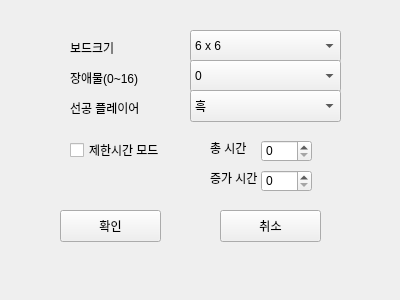
<?xml version="1.0" encoding="UTF-8"?>
<ui version="4.0">
 <class>setting</class>
 <widget class="QWidget" name="setting">
  <property name="geometry">
   <rect>
    <x>0</x>
    <y>0</y>
    <width>400</width>
    <height>300</height>
   </rect>
  </property>
  <property name="windowTitle">
   <string>Form</string>
  </property>
  <widget class="QPushButton" name="btn_Start">
   <property name="geometry">
    <rect>
     <x>60</x>
     <y>210</y>
     <width>101</width>
     <height>32</height>
    </rect>
   </property>
   <property name="text">
    <string>확인</string>
   </property>
  </widget>
  <widget class="QPushButton" name="pushButton_2">
   <property name="geometry">
    <rect>
     <x>220</x>
     <y>210</y>
     <width>101</width>
     <height>32</height>
    </rect>
   </property>
   <property name="text">
    <string>취소</string>
   </property>
  </widget>
  <widget class="QLabel" name="label">
   <property name="geometry">
    <rect>
     <x>70</x>
     <y>40</y>
     <width>58</width>
     <height>16</height>
    </rect>
   </property>
   <property name="text">
    <string>보드크기</string>
   </property>
  </widget>
  <widget class="QComboBox" name="comboBox">
   <property name="geometry">
    <rect>
     <x>190</x>
     <y>30</y>
     <width>151</width>
     <height>32</height>
    </rect>
   </property>
   <item>
    <property name="text">
     <string>6 x 6</string>
    </property>
   </item>
   <item>
    <property name="text">
     <string>8 x 8</string>
    </property>
   </item>
   <item>
    <property name="text">
     <string>10 x 10</string>
    </property>
   </item>
   <item>
    <property name="text">
     <string>12 x 12</string>
    </property>
   </item>
  </widget>
  <widget class="QLabel" name="label_2">
   <property name="geometry">
    <rect>
     <x>70</x>
     <y>70</y>
     <width>81</width>
     <height>16</height>
    </rect>
   </property>
   <property name="text">
    <string>장애물(0~16)</string>
   </property>
  </widget>
  <widget class="QComboBox" name="obstacleCount">
   <property name="geometry">
    <rect>
     <x>190</x>
     <y>60</y>
     <width>151</width>
     <height>32</height>
    </rect>
   </property>
   <item>
    <property name="text">
     <string>0</string>
    </property>
   </item>
   <item>
    <property name="text">
     <string>2</string>
    </property>
   </item>
   <item>
    <property name="text">
     <string>4</string>
    </property>
   </item>
   <item>
    <property name="text">
     <string>6</string>
    </property>
   </item>
   <item>
    <property name="text">
     <string>8</string>
    </property>
   </item>
   <item>
    <property name="text">
     <string>10</string>
    </property>
   </item>
   <item>
    <property name="text">
     <string>12</string>
    </property>
   </item>
   <item>
    <property name="text">
     <string>14</string>
    </property>
   </item>
   <item>
    <property name="text">
     <string>16</string>
    </property>
   </item>
  </widget>
  <widget class="QLabel" name="label_3">
   <property name="geometry">
    <rect>
     <x>70</x>
     <y>100</y>
     <width>81</width>
     <height>16</height>
    </rect>
   </property>
   <property name="text">
    <string>선공 플레이어</string>
   </property>
  </widget>
  <widget class="QComboBox" name="firstPlayer">
   <property name="geometry">
    <rect>
     <x>190</x>
     <y>90</y>
     <width>151</width>
     <height>32</height>
    </rect>
   </property>
   <item>
    <property name="text">
     <string>흑</string>
    </property>
   </item>
   <item>
    <property name="text">
     <string>백</string>
    </property>
   </item>
   <item>
    <property name="text">
     <string>랜덤</string>
    </property>
   </item>
  </widget>
  <widget class="QCheckBox" name="checkBox">
   <property name="geometry">
    <rect>
     <x>70</x>
     <y>140</y>
     <width>101</width>
     <height>20</height>
    </rect>
   </property>
   <property name="text">
    <string>제한시간 모드</string>
   </property>
  </widget>
  <widget class="QLabel" name="label_4">
   <property name="geometry">
    <rect>
     <x>210</x>
     <y>140</y>
     <width>58</width>
     <height>16</height>
    </rect>
   </property>
   <property name="text">
    <string>총 시간</string>
   </property>
  </widget>
  <widget class="QLabel" name="label_5">
   <property name="geometry">
    <rect>
     <x>210</x>
     <y>170</y>
     <width>58</width>
     <height>16</height>
    </rect>
   </property>
   <property name="text">
    <string>증가 시간</string>
   </property>
  </widget>
  <widget class="QSpinBox" name="spinBox">
   <property name="geometry">
    <rect>
     <x>261</x>
     <y>140</y>
     <width>51</width>
     <height>22</height>
    </rect>
   </property>
   <property name="minimumSize">
    <size>
     <width>51</width>
     <height>0</height>
    </size>
   </property>
   <property name="maximum">
    <number>999</number>
   </property>
  </widget>
  <widget class="QSpinBox" name="spinBox_2">
   <property name="geometry">
    <rect>
     <x>261</x>
     <y>170</y>
     <width>51</width>
     <height>22</height>
    </rect>
   </property>
   <property name="maximum">
    <number>999</number>
   </property>
  </widget>
 </widget>
 <resources/>
 <connections/>
</ui>
